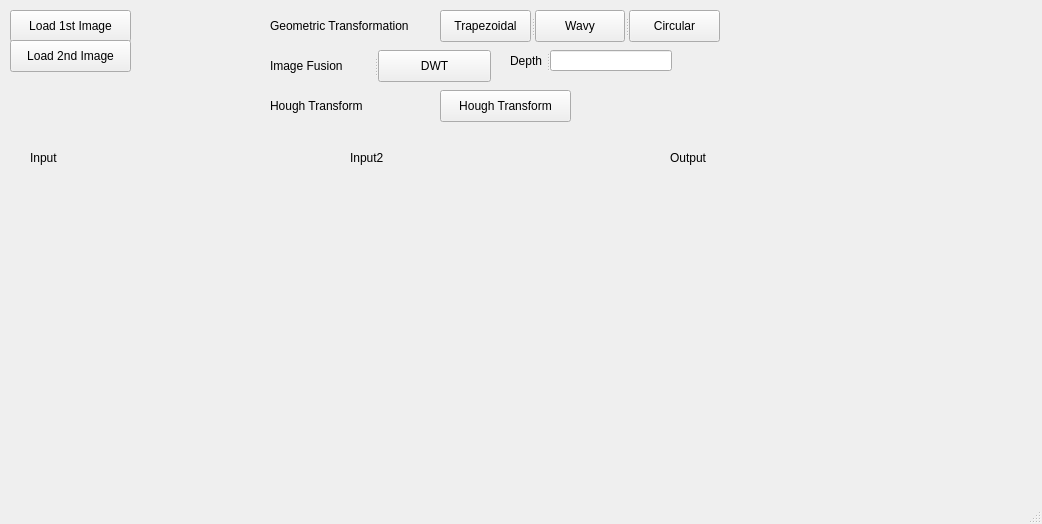
<?xml version="1.0" encoding="UTF-8"?>
<ui version="4.0">
 <class>MainWindow</class>
 <widget class="QMainWindow" name="MainWindow">
  <property name="geometry">
   <rect>
    <x>0</x>
    <y>0</y>
    <width>1042</width>
    <height>524</height>
   </rect>
  </property>
  <property name="windowTitle">
   <string>MainWindow</string>
  </property>
  <widget class="QWidget" name="centralwidget">
   <widget class="QPushButton" name="LoadButton1">
    <property name="geometry">
     <rect>
      <x>10</x>
      <y>10</y>
      <width>121</width>
      <height>32</height>
     </rect>
    </property>
    <property name="text">
     <string>Load 1st Image</string>
    </property>
   </widget>
   <widget class="QLabel" name="label">
    <property name="geometry">
     <rect>
      <x>30</x>
      <y>150</y>
      <width>60</width>
      <height>16</height>
     </rect>
    </property>
    <property name="text">
     <string>Input</string>
    </property>
   </widget>
   <widget class="QLabel" name="ImageShow1">
    <property name="geometry">
     <rect>
      <x>30</x>
      <y>190</y>
      <width>311</width>
      <height>331</height>
     </rect>
    </property>
    <property name="text">
     <string/>
    </property>
   </widget>
   <widget class="QLabel" name="label_5">
    <property name="geometry">
     <rect>
      <x>270</x>
      <y>10</y>
      <width>161</width>
      <height>31</height>
     </rect>
    </property>
    <property name="text">
     <string>Geometric Transformation</string>
    </property>
   </widget>
   <widget class="QLabel" name="label_7">
    <property name="geometry">
     <rect>
      <x>270</x>
      <y>90</y>
      <width>111</width>
      <height>31</height>
     </rect>
    </property>
    <property name="text">
     <string>Hough Transform</string>
    </property>
   </widget>
   <widget class="QPushButton" name="HoughButton">
    <property name="geometry">
     <rect>
      <x>440</x>
      <y>90</y>
      <width>131</width>
      <height>32</height>
     </rect>
    </property>
    <property name="text">
     <string>Hough Transform</string>
    </property>
   </widget>
   <widget class="QLabel" name="ImageShow3">
    <property name="geometry">
     <rect>
      <x>670</x>
      <y>190</y>
      <width>311</width>
      <height>331</height>
     </rect>
    </property>
    <property name="text">
     <string/>
    </property>
   </widget>
   <widget class="QLabel" name="label_2">
    <property name="geometry">
     <rect>
      <x>670</x>
      <y>150</y>
      <width>60</width>
      <height>16</height>
     </rect>
    </property>
    <property name="text">
     <string>Output</string>
    </property>
   </widget>
   <widget class="QSplitter" name="splitter">
    <property name="geometry">
     <rect>
      <x>440</x>
      <y>10</y>
      <width>280</width>
      <height>32</height>
     </rect>
    </property>
    <property name="orientation">
     <enum>Qt::Horizontal</enum>
    </property>
    <widget class="QSplitter" name="splitter_2">
     <property name="orientation">
      <enum>Qt::Horizontal</enum>
     </property>
     <widget class="QPushButton" name="TrapezoidalButton">
      <property name="text">
       <string>Trapezoidal</string>
      </property>
     </widget>
     <widget class="QPushButton" name="WavyButton">
      <property name="text">
       <string>Wavy</string>
      </property>
     </widget>
     <widget class="QPushButton" name="CIrcularButton">
      <property name="text">
       <string>Circular</string>
      </property>
     </widget>
    </widget>
   </widget>
   <widget class="QSplitter" name="splitter_3">
    <property name="geometry">
     <rect>
      <x>270</x>
      <y>50</y>
      <width>221</width>
      <height>32</height>
     </rect>
    </property>
    <property name="orientation">
     <enum>Qt::Horizontal</enum>
    </property>
    <widget class="QSplitter" name="splitter_5">
     <property name="orientation">
      <enum>Qt::Horizontal</enum>
     </property>
     <widget class="QLabel" name="label_6">
      <property name="text">
       <string>Image Fusion</string>
      </property>
     </widget>
     <widget class="QPushButton" name="DWTButton">
      <property name="text">
       <string>DWT</string>
      </property>
     </widget>
    </widget>
   </widget>
   <widget class="QLabel" name="ImageShow2">
    <property name="geometry">
     <rect>
      <x>350</x>
      <y>190</y>
      <width>311</width>
      <height>331</height>
     </rect>
    </property>
    <property name="text">
     <string/>
    </property>
   </widget>
   <widget class="QLabel" name="label_4">
    <property name="geometry">
     <rect>
      <x>350</x>
      <y>150</y>
      <width>60</width>
      <height>16</height>
     </rect>
    </property>
    <property name="text">
     <string>Input2</string>
    </property>
   </widget>
   <widget class="QSplitter" name="splitter_4">
    <property name="geometry">
     <rect>
      <x>510</x>
      <y>50</y>
      <width>162</width>
      <height>21</height>
     </rect>
    </property>
    <property name="orientation">
     <enum>Qt::Horizontal</enum>
    </property>
    <widget class="QLabel" name="label_3">
     <property name="text">
      <string>Depth</string>
     </property>
    </widget>
    <widget class="QLineEdit" name="kInput"/>
   </widget>
   <widget class="QPushButton" name="LoadButton2">
    <property name="geometry">
     <rect>
      <x>10</x>
      <y>40</y>
      <width>121</width>
      <height>32</height>
     </rect>
    </property>
    <property name="text">
     <string>Load 2nd Image</string>
    </property>
   </widget>
  </widget>
  <widget class="QMenuBar" name="menubar">
   <property name="geometry">
    <rect>
     <x>0</x>
     <y>0</y>
     <width>1042</width>
     <height>24</height>
    </rect>
   </property>
  </widget>
  <widget class="QStatusBar" name="statusbar"/>
 </widget>
 <resources/>
 <connections/>
</ui>
